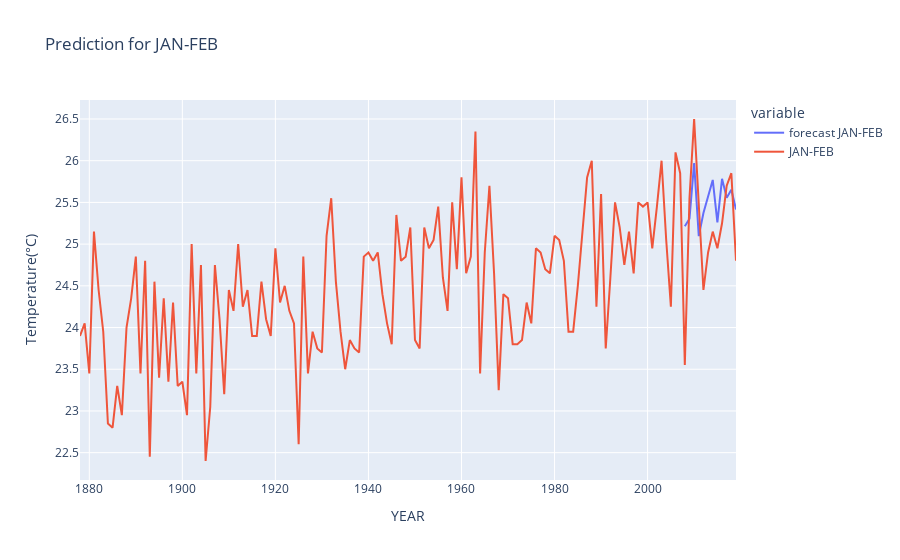

Here is the notebook cell this chart was saved with:
### Code cell
import plotly.express as px
df['forecast JAN-FEB']=model.predict(start=130,end=141,dynamic=True,typ='levels')
fig = px.line(df,y=["forecast JAN-FEB","JAN-FEB"],labels={"value":"Temperature(°C)"},title="Prediction for JAN-FEB")
fig.show()

### Figure 1 — Plotly figure (JSON) as saved in the notebook; plotly's stock layout.template omitted (floating-point values rounded to 4 significant figures; data arrays with more than 128 entries replaced by an {"elided": "..."} marker saying what was removed)
{"data": [{"hovertemplate": "variable=forecast JAN-FEB<br>YEAR=%{x}<br>Temperature(°C)=%{y}<extra></extra>", "legendgroup": "forecast JAN-FEB", "line": {"color": "#636efa", "dash": "solid"}, "mode": "lines", "name": "forecast JAN-FEB", "orientation": "v", "showlegend": true, "type": "scatter", "x": {"elided": "142 str values"}, "xaxis": "x", "y": {"elided": "142 float values"}, "yaxis": "y"}, {"hovertemplate": "variable=JAN-FEB<br>YEAR=%{x}<br>Temperature(°C)=%{y}<extra></extra>", "legendgroup": "JAN-FEB", "line": {"color": "#EF553B", "dash": "solid"}, "mode": "lines", "name": "JAN-FEB", "orientation": "v", "showlegend": true, "type": "scatter", "x": {"elided": "142 str values"}, "xaxis": "x", "y": {"elided": "142 float values"}, "yaxis": "y"}], "layout": {"legend": {"title": {"text": "variable"}, "tracegroupgap": 0}, "title": {"text": "Prediction for JAN-FEB"}, "xaxis": {"anchor": "y", "domain": [0, 1], "title": {"text": "YEAR"}}, "yaxis": {"anchor": "x", "domain": [0, 1], "title": {"text": "Temperature(°C)"}}}}
